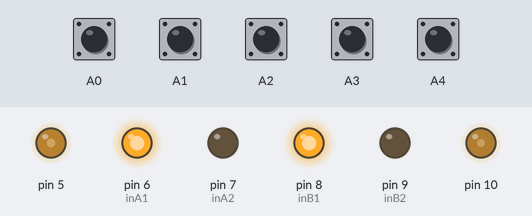
A sketch run on a simulated Arduino Uno, built with avr-gcc and run on an emulated ATmega328P. Parts: output pins drawn as LEDs (lit = HIGH). Inputs (shaded band) come from the test bench; at power-on: A0–4 LOW. What the sketch prints to the serial monitor is not drawn.

Above: at 1.2 s.
1.3 s: A0 pulled HIGH for 0.15 s
At 1.7 s:
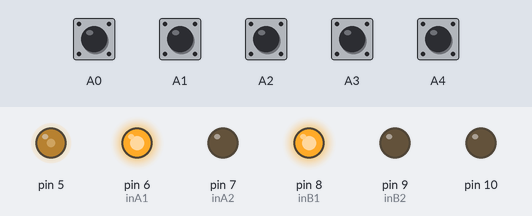
2.9 s: A1 pulled HIGH for 0.15 s
At 4.1 s:
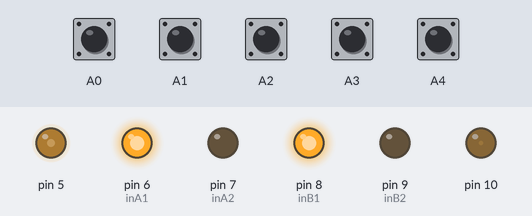
4.5 s: A3 pulled HIGH for 0.15 s
At 5.4 s:
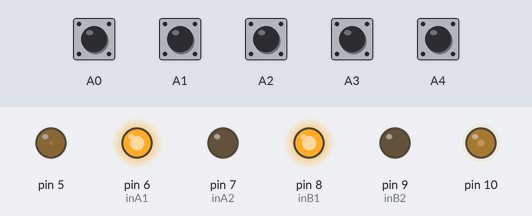
6.1 s: A4 pulled HIGH for 0.15 s
At 6.7 s:
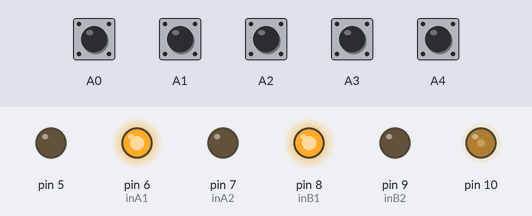
7.7 s: A0 pulled HIGH for 1 s
At 9.0 s:
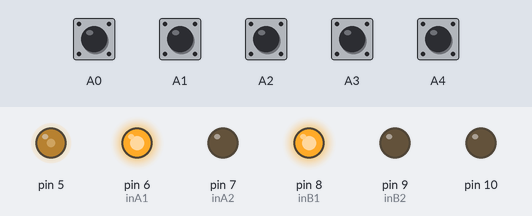
10.2 s: A1 pulled HIGH for 1 s
At 11.0 s:
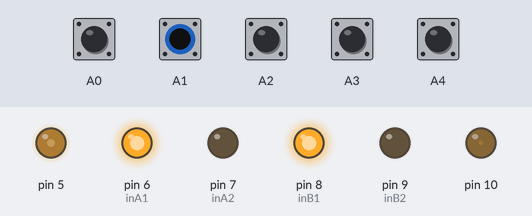
Timing chart, 0 to 13.2 s (numbered marks = the images above; inputs shaded):
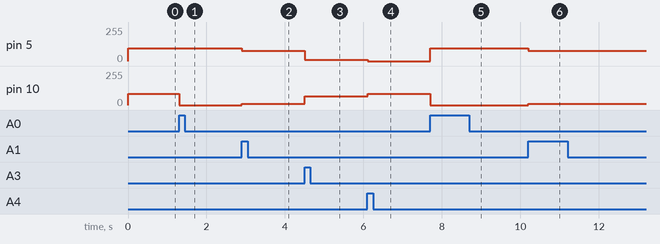

The sketch:

code_do_line_chuan_5_mat-v2.ino
```cpp
byte offset = 14;

byte SpMaxL=83 + offset;
byte SpMaxR=70 + offset;
#define inA1 6
#define inA2 7
#define inB1 8
#define inB2 9

int stat = 200;
int vach = 0;

void Tien( byte speedL, byte speedR);
void Lui(byte SpeedL, byte SpeedR);
void doline();
int trangThai5CamBien ();
int lechvach5mat(int sens1, int sens2, int sens3, int sens4, int sens5);

void setup() {
  Serial.begin(9600);
  pinMode(6, OUTPUT);//Set chân in1 của dc A là output
  pinMode(7, OUTPUT);//Set chân in2 của dc A là output
  pinMode(8, OUTPUT);//Set chân in1 của dc B là output
  pinMode(9, OUTPUT);//Set chân in2 của dc B là output

  pinMode(A4, INPUT);//Set chân cảm biến 1 là input
  pinMode(A3, INPUT);//Set chân cảm biến 2 là input
  pinMode(A2, INPUT);//Set chân cảm biến 3 là input
  pinMode(A1, INPUT);//Set chân cảm biến 4 là input
  pinMode(A0, INPUT);//Set chân cảm biến 5 là input

  digitalWrite(inA1, HIGH);
  digitalWrite(inA2, LOW);
  digitalWrite(inB1, HIGH);
  digitalWrite(inB2, LOW);

//  Tien(100,85);
//  delay(5);
}

void loop() {
  doline();
// digitalWrite(inB1, HIGH);
//  Tien(100,100);
//  Serial.println("Tien(100,100)");
//  delay(1000);
//
//  Tien(100,0);
//  Serial.println("Tien(100,0)");
//  delay(1000);
//
//  Tien(100,100);
//  Serial.println("Tien(100,100)");
//  delay(1000);
//
//  digitalWrite(inB1, LOW);
//  Serial.println("inB1 = LOW");
//  delay(1000);
////  digitalWrite(inB2, LOW);
}

void doline()
{
  int trangthai = trangThai5CamBien();
//  Serial.println(trangthai);

 if (trangthai == 0) {
    trangthai = stat;
 }
// trangthai=200;
  switch (trangthai)
  {
    case 200:
      Tien(SpMaxL,SpMaxR);
      break;
    case 0:
      Lui(SpMaxL-10,SpMaxR-10);
      break;
    case 1:
      Tien(SpMaxL-20,SpMaxR-SpMaxR+10);
      break;
    case 2:
      Tien(SpMaxL-15,SpMaxR-SpMaxR+5);
      break;
    case 3:
      Tien(SpMaxL,SpMaxR-SpMaxR);
      break;
    case -1:
      Tien(SpMaxL-SpMaxL+10,SpMaxR-20);
      break;
    case -2:
      Tien(SpMaxL-SpMaxL+5,SpMaxR-15);
      break;
    case -3:
      Tien(SpMaxL-SpMaxL,SpMaxR);
      break;
    default:
      digitalWrite(6, 0);
      digitalWrite(7, 0);
      digitalWrite(8, 0);
      digitalWrite(9, 0);
      break;
  }
  Serial.println(trangthai);
  stat = trangthai;
//  delay(100);
}
boolean IFSensor (byte PinNumb)
{
  // Có line là 1
  return digitalRead(PinNumb);
}

int trangThai5CamBien ()
{
  /*
      Âm là lệch phải
      Dương là lệch trái
      Mức độ lệch giảm tăng dần : 1 2 3
  */
  int sens1 = IFSensor(A4);
  int sens2 = IFSensor(A3);
  int sens3 = IFSensor(A2);
  int sens4 = IFSensor(A1);
  int sens5 = IFSensor(A0);
   if (sens1 == 0 && sens5 == 0){
    vach = 1;
  }
  if (sens1 == 1 && sens5 == 1){
    vach = 0;
  }
  if (vach == 0){
    sens1 = !sens1;
    sens2 = !sens2;
    sens3 = !sens3;
    sens4 = !sens4;
    sens5 = !sens5;
  }
//  Serial.print(sens1);
//  Serial.print(" ");
//  Serial.print(sens2);
//  Serial.print(" ");
//  Serial.print(sens3);
//  Serial.print(" ");
//  Serial.print(sens4);
//  Serial.print(" ");
//  Serial.println(sens5);
//  delay(500);
  switch (lechvach5mat(sens1, sens2, sens3, sens4, sens5))
  {
    case -3:
      return -3;
      break;
    case -2:
      return -2;
      break;
    case -1:
      return -1;
      break;
    case 0:
      if ( (abs(sens1) + abs(sens2) + abs(sens3) + abs(sens4) + abs(sens5)) == 0)
        return 0;
      else
        return 200;
      break;
    case 1:
      return 1;
      break;
    case 2:
      return 2;
      break;
    case 3:
      return 3;
      break;

  }
}
int lechvach5mat(int sens1, int sens2, int sens3, int sens4, int sens5)
{
  /*
      Âm là lệch phải
      Dương là lệch trái
      Mức độ lệch giảm tăng dần : 1 3 2
  */

  int lechvach = -2 * sens1 - sens2 + sens4 + 2 * sens5;
  switch (lechvach)
  {
    case -3:// cái này là do 2 mắt biên đều chạm vạch
      return -2;
      break;
    case -2:
      return -3;
      break;
    case -1:
      return -1;
      break;
    case 0:
      return 0;
      break;
    case 1:
      return 1;
      break;
    case 2:
      return 3;
      break;
    case 3:
      return 2;
      break;

  }

}
void Tien( byte speedL, byte speedR)
{
  analogWrite(5, speedL);
  analogWrite(10, speedR);
  digitalWrite(inA1, HIGH);
  digitalWrite(inA2, LOW);
  digitalWrite(inB1, HIGH);
  digitalWrite(inB2, LOW);
}
//void Retrai()
//{
//  analogWrite(5, 255);
//  analogWrite(10, 255);
//  digitalWrite(6, 0);
//  digitalWrite(7, 0);
//  digitalWrite(8, 1);
//  digitalWrite(9, 0);
//}
//void Rephai()
//{
//  analogWrite(5, 255);
//  analogWrite(10, 255);
//  digitalWrite(6, 1);
//  digitalWrite(7, 0);
//  digitalWrite(8, 0);
//  digitalWrite(9, 0);
//}
void Lui(byte SpeedL, byte SpeedR)
{
  analogWrite(5, SpeedL);
  analogWrite(10, SpeedR);
  digitalWrite(6, 0);
  digitalWrite(7, 1);
  digitalWrite(8, 0);
  digitalWrite(9, 1);
}
```

Measured:
- after the input at 1.3 s, pin 10: 84/255 → 0/255 at once
- after the input at 2.9 s, pin 5: 97/255 → 77/255 at once; pin 10: 0/255 → 10/255 at once
- after the input at 4.5 s, pin 5: 77/255 → 10/255 at once; pin 10: 10/255 → 64/255 at once
- after the input at 6.1 s, pin 5: 10/255 → 0/255 at once; pin 10: 64/255 → 84/255 at once
- after the input at 7.7 s, pin 5: 0/255 → 97/255 at once; pin 10: 84/255 → 0/255 at once
- after the input at 10.2 s, pin 5: 97/255 → 77/255 at once; pin 10: 0/255 → 10/255 at once
